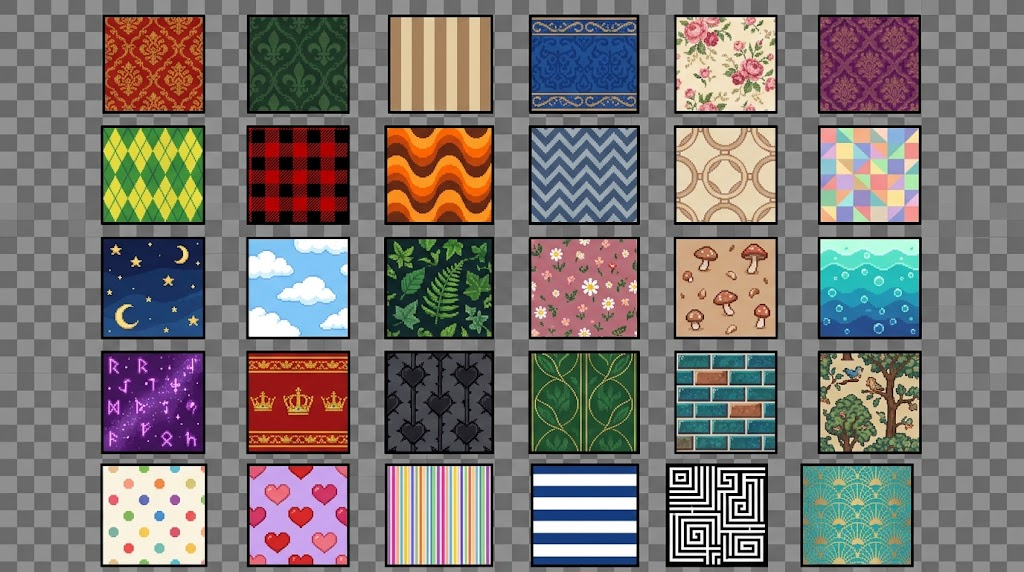
#> input picture imagens/papeis-de-parede.jpeg, 1024 x 572 px, found by its file name
$ python extract_papeis.py
#> lines starting #> are read from the running program, lines starting #| are printed output that depends on the picture; after the words box and inside, x2 and y2 are one past the last pixel; in counts of white or black regions, pixels touching at a corner belong together
#> in main, a is the input picture: shape (572, 1024, 3); mean R, G, B 121.9, 116.2, 113.4
"""Separa os 30 papéis de parede de imagens/papeis-de-parede.jpeg em sprites de 64x64.

Cada papel tem contorno preto: os contornos são achados como grupos de pixels escuros,
o recorte entra 4 px para dentro (o papel se encosta no vizinho sem moldura) e é
reamostrado para 64x64. Saída: Assets/Resources/Walls/<id>.png.

A ordem de WALLS é a ordem por tema usada no jogo (ItemDB e aba Paredes da ferramenta DEV);
o índice é a posição na imagem, linha a linha (6 por linha).

Uso:  python3 Tools/extract_papeis.py
"""
import os
import numpy as np
from PIL import Image

SRC = "imagens/papeis-de-parede.jpeg"
OUT = "Assets/Resources/Walls"
SIZE = 64
INSET = 4

# (id, nome, tema, índice na imagem) — em ordem de tema.
WALLS = [
    ("parede_damasco_vermelho", "Damasco vermelho", "Clássico", 0),
    ("parede_damasco_roxo", "Damasco roxo", "Clássico", 5),
    ("parede_flor_de_lis", "Flor-de-lis", "Clássico", 1),
    ("parede_ornamento_azul", "Ornamento azul", "Clássico", 3),
    ("parede_listras_bege", "Listras bege", "Clássico", 2),
    ("parede_coroas", "Coroas reais", "Clássico", 19),
    ("parede_folhas_douradas", "Folhas douradas", "Clássico", 21),
    ("parede_leque", "Leque art déco", "Clássico", 29),
    ("parede_rosas", "Rosas", "Natureza", 4),
    ("parede_flores_rosa", "Florzinhas", "Natureza", 15),
    ("parede_folhagem", "Folhagem", "Natureza", 14),
    ("parede_arvores", "Árvores e pássaros", "Natureza", 23),
    ("parede_cogumelos", "Cogumelos", "Natureza", 16),
    ("parede_ceu", "Céu", "Natureza", 13),
    ("parede_mar", "Mar", "Natureza", 17),
    ("parede_noite", "Noite estrelada", "Natureza", 12),
    ("parede_xadrez", "Xadrez", "Padrões", 7),
    ("parede_losangos", "Losangos", "Padrões", 6),
    ("parede_ondas", "Ondas retrô", "Padrões", 8),
    ("parede_zigue_zague", "Zigue-zague", "Padrões", 9),
    ("parede_aneis", "Anéis", "Padrões", 10),
    ("parede_mosaico", "Mosaico", "Padrões", 11),
    ("parede_bolinhas", "Bolinhas", "Padrões", 24),
    ("parede_listras_coloridas", "Listras coloridas", "Padrões", 26),
    ("parede_listras_marinho", "Listras marinho", "Padrões", 27),
    ("parede_labirinto", "Labirinto", "Padrões", 28),
    ("parede_azulejos", "Azulejos", "Padrões", 22),
    ("parede_runas", "Runas", "Fantasia", 18),
    ("parede_coracoes_sombrios", "Corações sombrios", "Fantasia", 20),
    ("parede_coracoes", "Corações", "Fantasia", 25),
]


def outline_boxes(a):
    """Caixas dos contornos pretos (grupos escuros grandes), linha a linha."""
    dark = a.mean(2) < 45
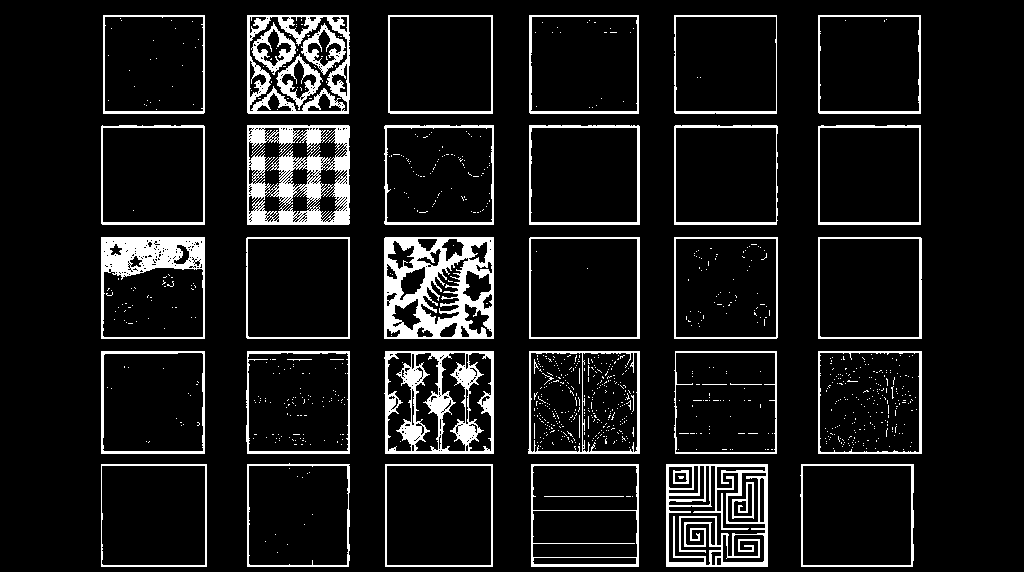
#> dark: shape (572, 1024) bool; 9.5% white; 960 white regions (917 under 20 px), largest, box (x1, y1, x2, y2) and area: (384, 237, 494, 339) 6528, (247, 125, 350, 225) 5968, (384, 351, 494, 454) 4589
    H, W = dark.shape
#> H = 572; W = 1024
    seen = np.zeros_like(dark)
    boxes = []
    for y0, x0 in zip(*np.where(dark)):
        if seen[y0, x0]:
            continue
        stack = [(y0, x0)]
        seen[y0, x0] = True
        ys, xs = [], []
        while stack:
            y, x = stack.pop()
            ys.append(y)
            xs.append(x)
            for dy, dx in ((1, 0), (-1, 0), (0, 1), (0, -1)):
                ny, nx = y + dy, x + dx
                if 0 <= ny < H and 0 <= nx < W and dark[ny, nx] and not seen[ny, nx]:
                    seen[ny, nx] = True
                    stack.append((ny, nx))
        if max(xs) - min(xs) > 70 and max(ys) - min(ys) > 70:
            boxes.append((min(ys), min(xs), max(ys), max(xs)))
#> this loop made 55792 passes
#> after the loop, boxes = 30 items, first 6: (15, 103, 113, 204), (15, 247, 113, 349), (15, 388, 113, 492), (15, 529, 113, 638), (15, 674, 113, 776), (15, 818, 113, 920)
    boxes.sort(key=lambda b: (round(b[0] / 50), b[1]))
    return boxes


def resample(tile, size):
    h, w, _ = tile.shape
    out = np.zeros((size, size, 3), np.uint8)
    for y in range(size):
        for x in range(size):
            cy, cx = (y + 0.5) * h / size, (x + 0.5) * w / size
            ry, rx = 0.3 * h / size, 0.3 * w / size
            blk = tile[int(cy - ry):int(cy + ry) + 1, int(cx - rx):int(cx + rx) + 1].reshape(-1, 3)
            out[y, x] = np.median(blk, axis=0)
    return out


def main():
    a = np.array(Image.open(SRC).convert("RGB"))
    boxes = outline_boxes(a)
    if len(boxes) != 30:
        raise SystemExit(f"esperava 30 papéis, achei {len(boxes)}")
    os.makedirs(OUT, exist_ok=True)
    for wid, name, theme, idx in WALLS:
        y0, x0, y1, x1 = boxes[idx]
        tile = a[y0 + INSET:y1 - INSET + 1, x0 + INSET:x1 - INSET + 1]
        Image.fromarray(resample(tile, SIZE), "RGB").convert("RGBA").save(os.path.join(OUT, wid + ".png"))
        print(f"  {wid}.png  ({theme}: {name})")
#> this loop made 30 passes
#> (y0, x0, y1, x1) on passes 1 to 12: (15, 103, 113, 204), (15, 818, 113, 920), (15, 247, 113, 349), (15, 529, 113, 638), (15, 388, 113, 492), (351, 246, 453, 349), (351, 528, 453, 639), (464, 800, 566, 913), (15, 674, 113, 776), (237, 529, 338, 639), (237, 384, 338, 493), (351, 818, 453, 921)
#> pass 1, in main, `tile = a[y0 + INSET:y1 - INSET + 1, x0 + INSET:x1 - INSET + 1]`:
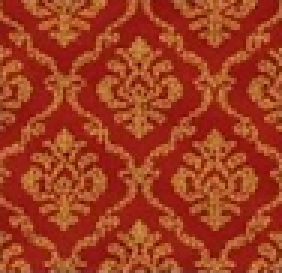
#> tile: shape (91, 94, 3) (shown 3 times larger); mean R, G, B 161.5, 60.8, 31.6
#> pass 1, in main, `Image.fromarray(resample(tile, SIZE), "RGB").convert("RGBA").save(os.p..`:
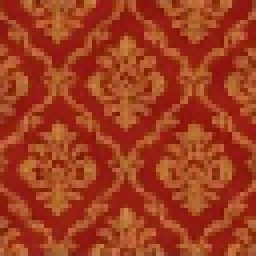
#> saved as parede_damasco_vermelho.png: PIL image 64x64 RGBA (shown 4 times larger); mean R, G, B, A 160.9, 60, 30.8, 255
#> pass 2, in main, `tile = a[y0 + INSET:y1 - INSET + 1, x0 + INSET:x1 - INSET + 1]`:
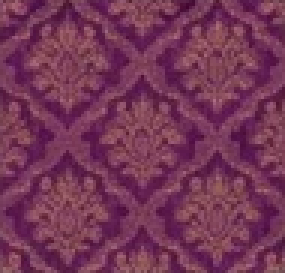
#> tile: shape (91, 95, 3) (shown 3 times larger); mean R, G, B 117.2, 54.3, 86.1
#> pass 2, in main, `Image.fromarray(resample(tile, SIZE), "RGB").convert("RGBA").save(os.p..`:
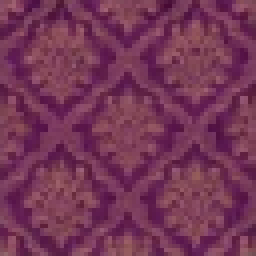
#> saved as parede_damasco_roxo.png: PIL image 64x64 RGBA (shown 4 times larger); mean R, G, B, A 116.8, 53.9, 85.8, 255
#> after the loop:
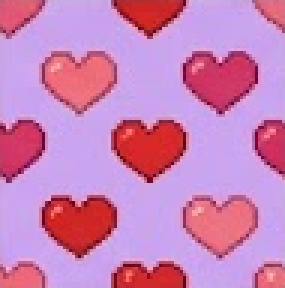
#> tile: shape (96, 95, 3) (shown 3 times larger); mean R, G, B 202.5, 129.6, 184.8


if __name__ == "__main__":
    main()
